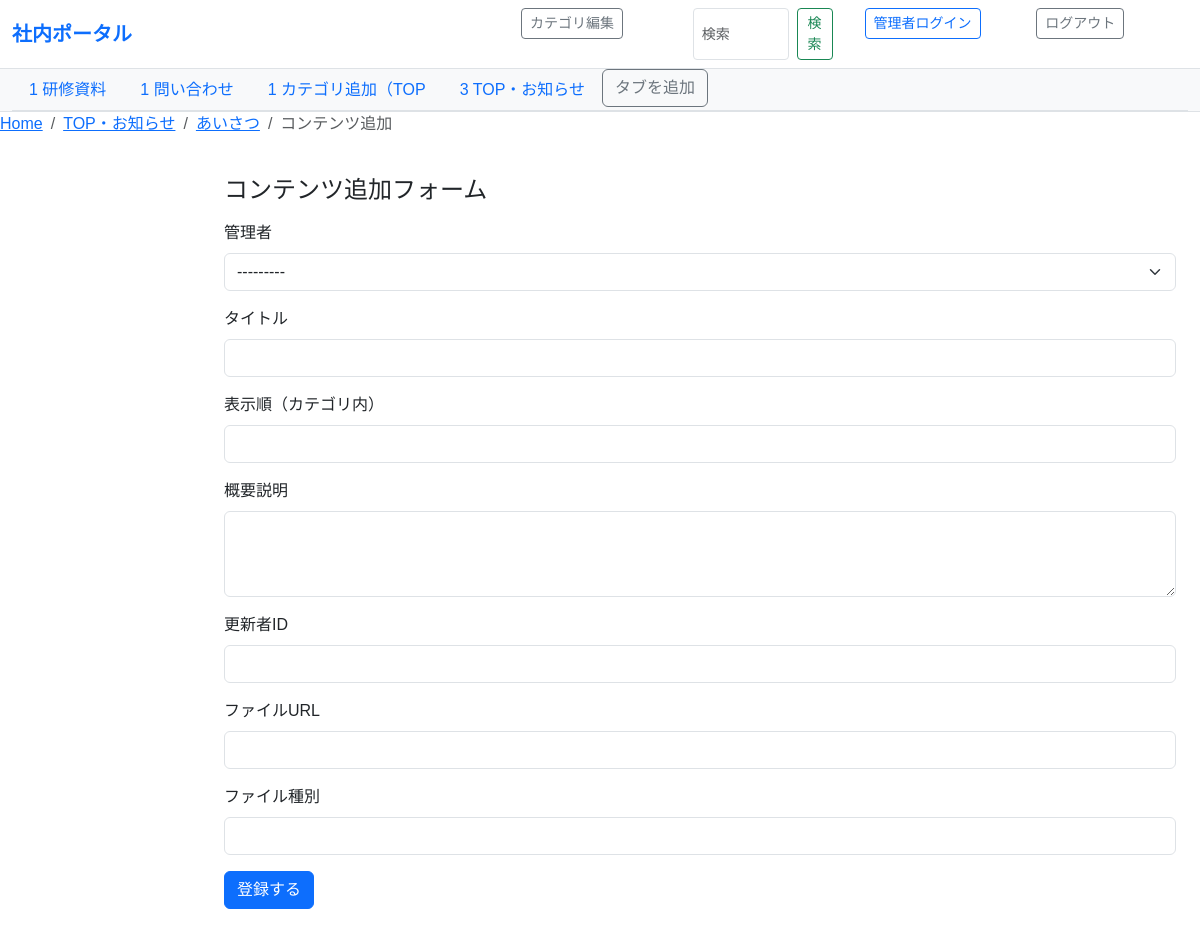
/content/add/9 (signed in), run on an earlier commit of the app's database.
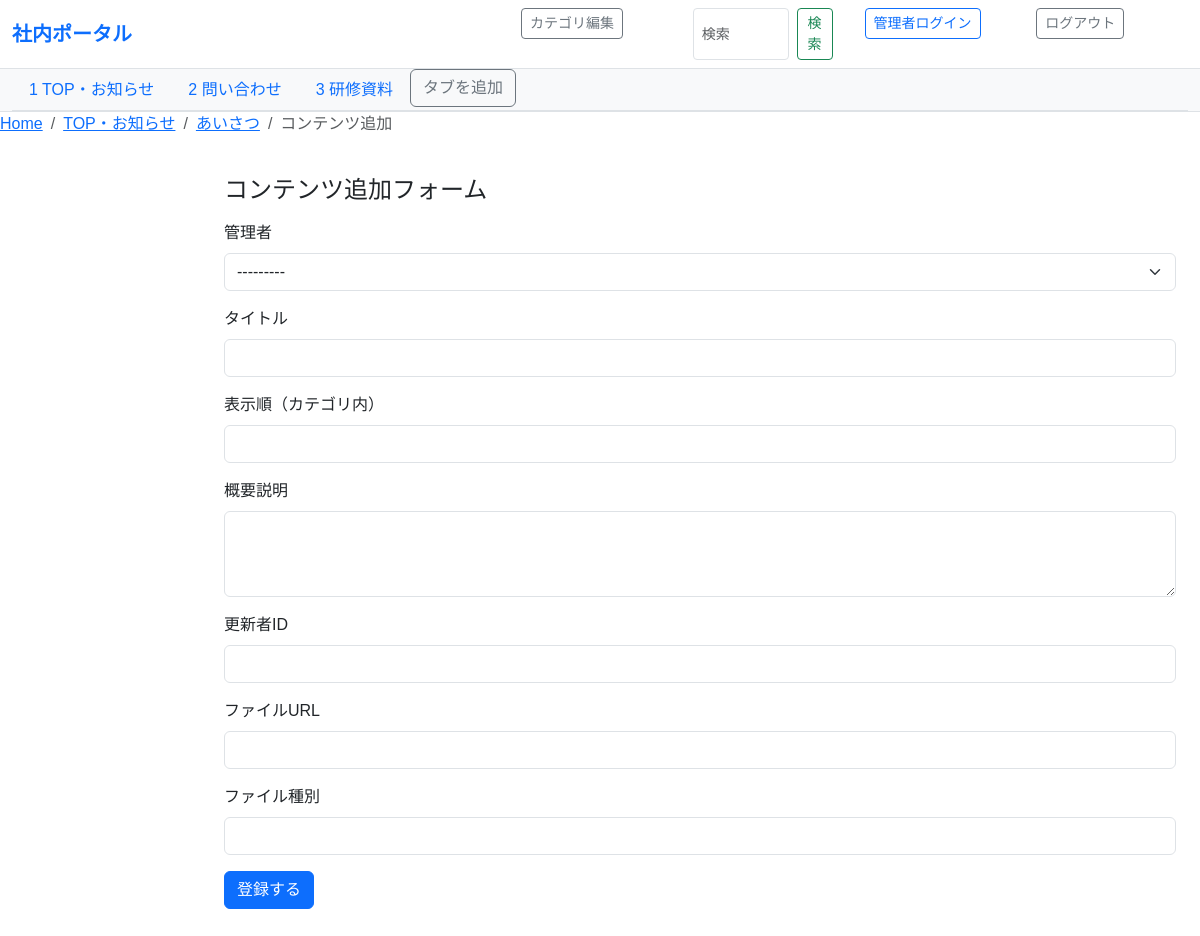
And on a later commit of the database.
### share/models.py (models this page shows, shortened)
class Category(models.Model):
    id = models.AutoField(primary_key=True)
    name = models.CharField(
        verbose_name="カテゴリ名",
        max_length=100
    )
    parent_id = models.PositiveIntegerField(
        db_column="親カテゴリ",
        null=True, blank=True,
    )
    category_display_order_tabs = models.PositiveIntegerField(
        verbose_name="表示順(タブ)",
        null=True, blank=True,
    )
    category_display_order_leftmenues = models.PositiveIntegerField(
    verbose_name="表示順(左メニュー)",
    null=True, blank=True,
    )
    @property
    def parent(self):
        if self.parent_id:
            return Category.objects.filter(id=self.parent_id).first()
        return None
    class Meta:
        db_table = "カテゴリ"
        verbose_name = "カテゴリ"
        verbose_name_plural = "カテゴリ"

### share/views.py (the view)
# urls.py: path("content/add/<int:category_id>", views.category_contents, name="content_add"),
@login_required_custom
def category_contents(request, category_id: int):
    category = get_object_or_404(Category, id=category_id)
    form = ContentCreateForm()
    template_name = "content_form.html"
    if request.method == "POST":
        form = ContentCreateForm(request.POST)
        form.category = category         # ← POSTデータをバインド
        if form.is_valid():                         # ← バリデーション
            obj = form.save(commit=False)           # ← まだDBに書かない
            obj.category = category           # ← URLのカテゴリを紐づける（DB問い合わせ不要）
            obj.save()                              # ← DBにINSERT
            return redirect("parent_contents_default")
        else : print("form errors", form.errors)
    else:
        form = ContentCreateForm()
    return render(request, template_name, {
        "form": form,
        "category": category,
    })

### share/forms.py
class ContentCreateForm(forms.ModelForm):
    class Meta:
        model = Content
        fields = [
            "administrator",
            "title",
            "description",
            "updater_user_id",
            "contents_display_order",
            "file_url",
            "file_type",
        ]
        widgets = {
            "description": forms.Textarea(attrs={"rows": 3, "class": "form-control"}),
            "title": forms.TextInput(attrs={"class": "form-control"}),
            "file_url": forms.URLInput(attrs={"class": "form-control"}),
            "file_type": forms.TextInput(attrs={"class": "form-control"}),
            "updater_user_id": forms.NumberInput(attrs={"class": "form-control"}),
            "contents_display_order": forms.NumberInput(attrs={"class": "form-control"}),
            "administrator": forms.Select(attrs={"class": "form-select"}),
        }

### share/context_processors.py (called while the page is built)
def parent_categories(request):
    return {
        "parent_categories": Category.objects.filter(parent_id__isnull=True).order_by("category_display_order_tabs")
    }

### share/models.py (called while the page is built)
    def __str__(self):
        return self.name

### share/templates/content_form.html (shortened to what this page needs)
{% extends "base.html" %}
{% block crumblist %}
<li class="breadcrumb-item"><a href={% url "parent_contents" parent_id=category.parent.id %}>{{category.parent.name}}</a></li>
<li class="breadcrumb-item"><a href={% url "contents_filtered_by_category" category_id=category.id %}>{{category.name}}</a></li>
<li class="breadcrumb-item active" aria-current="page">コンテンツ追加</li>
{% endblock %}
{% block content %}
<div class="container my-4">
  <h1 class="h4 mb-3">コンテンツ追加フォーム</h1>
<form method="post" novalidate>
  <div class="mb-3">
    <label for="id_administrator" class="form-label">管理者</label>
    {{ form.administrator }}
  </div>
  <div class="mb-3">
    <label for="id_title" class="form-label">タイトル</label>
    {{ form.title }}
  </div>
  <div class="mb-3">
    <label for="id_content_display_order" class="form-label">表示順（カテゴリ内）</label>
    {{ form.contents_display_order }}
  </div>
  <div class="mb-3">
    <label for="id_description" class="form-label">概要説明</label>
    {{ form.description }}
  </div>
  <div class="mb-3">
    <label for="id_updater_user_id" class="form-label">更新者ID</label>
    {{ form.updater_user_id }}
  </div>
  <div class="mb-3">
    <label for="id_file_url" class="form-label">ファイルURL</label>
    {{ form.file_url }}
  </div>
  <div class="mb-3">
    <label for="id_file_type" class="form-label">ファイル種別</label>
    {{ form.file_type }}
  </div>
  <button type="submit" class="btn btn-primary">登録する</button>
</form>
{% endblock %}

### share/templates/base.html (shortened to what this page needs)
<!DOCTYPE html>
<html lang="ja">
<head>
  <link href="https://cdn.jsdelivr.net/npm/bootstrap@5.3.3/dist/css/bootstrap.min.css" rel="stylesheet">
</head>
<body>
  <nav class="navbar navbar-expand-lg navbar-light bg-white border-bottom sticky-top">
    <div class="container-fluid d-flex justify-content-between align-items-center">
      <a class="navbar-brand fw-bold text-primary" href="{% url 'parent_contents_default' %}">社内ポータル</a>
        <div class="d-flex gap-2">
        {% if user.is_authenticated %}
        <div class="container-fluid">
          <a href="{% url 'category_edit' %}" class="btn btn-outline-secondary btn-sm">カテゴリ編集</a>
        </div>
        {% endif %}
        <div class="container-fluid">
          <form class="d-flex" action="{% url 'search_results' %}" method="get">
            <input class="form-control form-control-sm me-2" type="search" name="q" placeholder="検索" aria-label="Search">
            <button class="btn btn-outline-success btn-sm" type="submit">検索</button>
          </form>
        </div>
        <div class="container-fluid">
          <form action="{% url 'login' %}" method="post">
            <input class="btn btn-outline-primary btn-sm" type="submit" value="管理者ログイン">
          </form>
        </div>
        <div class="container-fluid">
          <form action="{% url 'logout' %}" method="post">
            <input class="btn btn-outline-secondary btn-sm" type="submit" value="ログアウト">
          </form>
        </div>
      </div>
    </div>
  </nav>
  <div class="bg-light border-bottom">
    <div class="container-fluid">
      <ul class="nav nav-tabs">
        {% for cat in parent_categories %}
          <li class="nav-item">
            <a class="nav-link {% if parent and parent.id == cat.id %}active{% endif %}"
              href="{% url 'parent_contents' parent_id=cat.id %}">
              {% if user.is_authenticated %}
                {{cat.category_display_order_tabs}}
              {% endif %}
              {{ cat.name }}
            </a>
          </li>
          {% if user.is_authenticated %}
            {% if forloop.last %}
              <li class="nav-item">
                <a class="btn btn-outline-secondary" href="{% url 'category_add_tabs' %}">
                タブを追加
                </a>
              </li>
            {% endif %}
          {% endif %}
        {% empty %}
          <li class="nav-item text-muted small p-2">親カテゴリが未登録です</li>
        {% endfor %}
      </ul>
    </div>
  </div>
<nav aria-label="breadcrumb">
  <ol class="breadcrumb">
    <li class="breadcrumb-item"><a href={% url "parent_contents_default" %}>Home</a></li>
    {% block crumblist %}{% endblock %}
  </ol>
</nav>
  <main class="container-fluid my-3">
    <div class="row">
      <aside class="col-12 col-md-3 col-lg-2 mb-3">
      </aside>
      <section class="col-12 col-md-9 col-lg-10">
        {% block content %}{% endblock %}
      </section>
    </div>
  </main>
</body>
</html>

What changed in the data, as far as the page shows it:
no longer on this page (row edited): Category: category_display_order_tabs "1", name "カテゴリ追加（TOP"
changed Category (number 1 of 4 on the later page): category_display_order_tabs "3" → "1"; no longer shows "タブを追加"; moves up the list
changed Category "問い合わせ": category_display_order_tabs "1" → "2"; moves down the list
changed Category "研修資料": category_display_order_tabs "1" → "3"; now shows "タブを追加"
